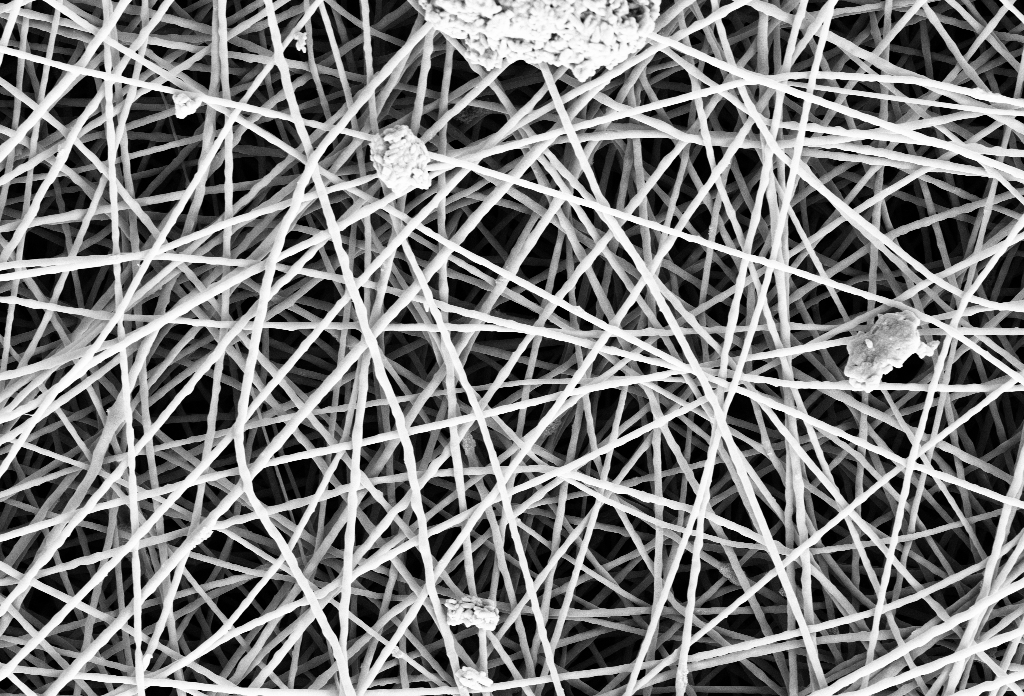
#> input picture Dataset/SEM_Data/Anomalous/images/ITIA1108.tif, 1024 x 696 px, found by its file name
$ python DataLoader.py
#> lines starting #> are read from the running program, lines starting #| are printed output that depends on the picture

import cv2
import matplotlib.pyplot as plt
import os
import numpy as np

def load_patches_from_file (file, patch_size, random, n_patches=3, stride=32, cut_size=None, preprocess_limit = 100):
    im1 = cv2.imread(file, cv2.IMREAD_GRAYSCALE)

    if (cut_size is not None):
        im1 = im1[cut_size[0]:cut_size[1], cut_size[2]:cut_size[3]]

    cropped = []
    if (random == True):
        np.random.seed(523)
        for _ in range (n_patches):
            j = np.random.randint(0, im1.shape[0] - patch_size)
            i = np.random.randint(0, im1.shape[1] - patch_size)
            if (check_preprocessing(im1[j:j+patch_size, i:i+patch_size], preprocess_limit)):
                cropped.append(im1[j:j+patch_size, i:i+patch_size])
    else:
        for j in range (int((im1.shape[0] - patch_size) / stride) + 1):
            for i in range (int((im1.shape[1] - patch_size) / stride) + 1):
                #print (i,j)
                cropped.append(im1[(j*stride):(j*stride)+patch_size, (i*stride):(i*stride)+patch_size])

    return cropped, im1


def load_patches_from_file_fixed (file, patch_size, positions):
#> called with patch_size = 64, positions = ((11, 468), (131, 365), (328, 848))
    im1 = cv2.imread(file, cv2.IMREAD_GRAYSCALE)
#> im1 is the input picture: shape (696, 1024); min 0, max 254, mean 127.7
    patches = []
    for pos in positions:
        patches.append (im1[pos[0]:pos[0]+patch_size, pos[1]:pos[1]+patch_size])
#> after the loop, patches = 3 items
    return patches


def load_patches (folder, patch_size, random=True, n_patches=3, stride=32, cut_size=None, preprocess_limit = 100):
    patches = []
    for file in os.listdir(folder):
        if file.endswith(".bmp") or file.endswith(".tif"):
            ret, img = load_patches_from_file(os.path.join(folder, file), patch_size, random, n_patches, stride, cut_size, preprocess_limit)
            for r in ret:
                patches.append(r)
    return patches

def load_gt_from_file (file, cut_size=None):
    im1 = cv2.imread(file, cv2.IMREAD_GRAYSCALE)
    if (cut_size is not None):
        im1 = im1[cut_size[0]:cut_size[1], cut_size[2]:cut_size[3]]
    return im1/255

def show_patches (patches):
    for img in patches:
        plt.imshow(img)
        plt.show()

def check_preprocessing (patch, preprocess_limit=100):
    return True if np.median(patch) > preprocess_limit else False
    #return True if np.median(patch) > 80 else False


if __name__ == "__main__":
    valid_patches = load_patches_from_file_fixed('Dataset\\SEM_Data\\Anomalous\\images\\ITIA1108.tif', patch_size=64,
        positions = ((11,468),(131,365),(328,848)))
#> valid_patches = 3 items

    show_patches(valid_patches)
#> the loop in show_patches, `for img in patches:` made 3 passes
#> pass 1, in show_patches, `plt.show()`:
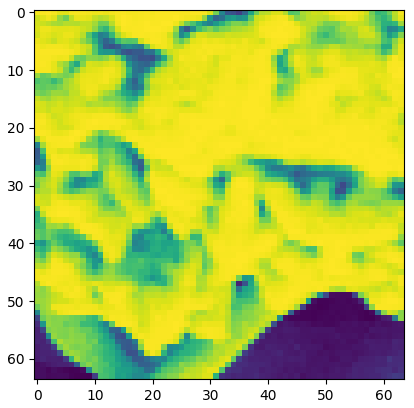
#> figure drawn by matplotlib, 1 panel
#> pass 2, in show_patches, `plt.show()`:
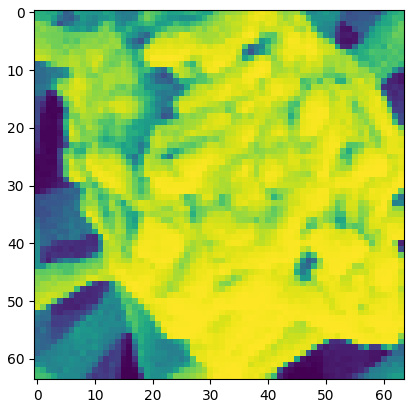
#> figure drawn by matplotlib, 1 panel

$ run again, with Dataset/SEM_Data/Anomalous/images/ITIA1101.tif copied over Dataset/SEM_Data/Anomalous/images/ITIA1108.tif
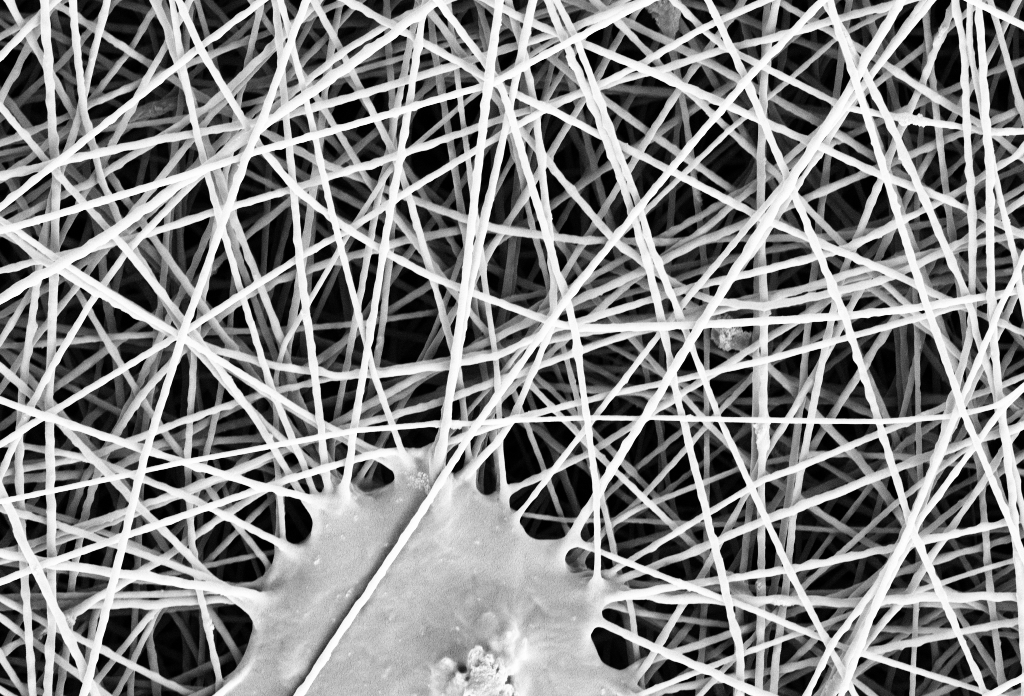
#> input picture Dataset/SEM_Data/Anomalous/images/ITIA1101.tif, 1024 x 696 px, found by its file name
#> in load_patches_from_file_fixed, im1 is the input picture: shape (696, 1024); min 0, max 254, mean 135.5
#> after the loop in load_patches_from_file_fixed, `for pos in positions:`: patches = 3 items
#> the loop in show_patches, `for img in patches:` made 3 passes
#> pass 1, in show_patches, `plt.show()`:
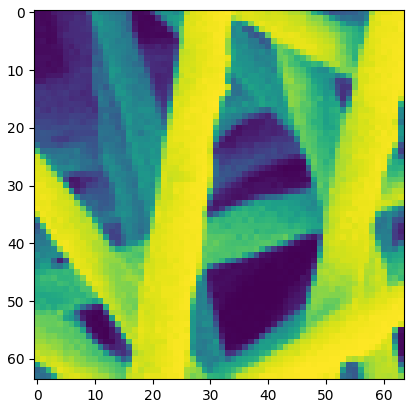
#> figure drawn by matplotlib, 1 panel
#> pass 2, in show_patches, `plt.show()`:
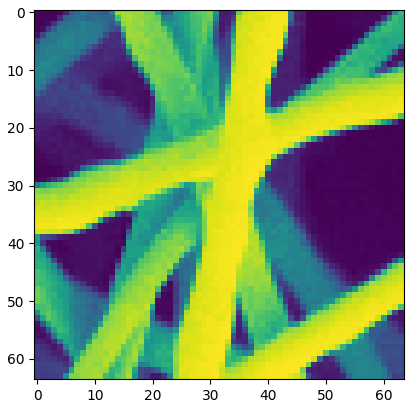
#> figure drawn by matplotlib, 1 panel

$ run again, with Dataset/SEM_Data/Anomalous/images/ITIA1102.tif copied over Dataset/SEM_Data/Anomalous/images/ITIA1108.tif
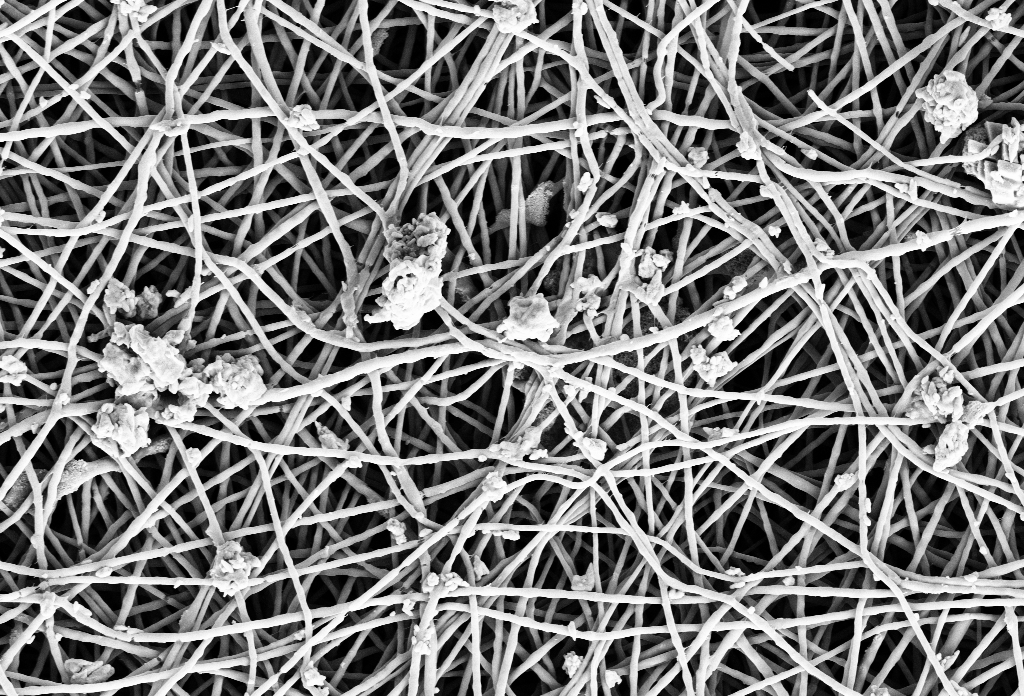
#> input picture Dataset/SEM_Data/Anomalous/images/ITIA1102.tif, 1024 x 696 px, found by its file name
#> in load_patches_from_file_fixed, im1 is the input picture: shape (696, 1024); min 0, max 254, mean 125.9
#> after the loop in load_patches_from_file_fixed, `for pos in positions:`: patches = 3 items
#> the loop in show_patches, `for img in patches:` made 3 passes
#> pass 1, in show_patches, `plt.show()`:
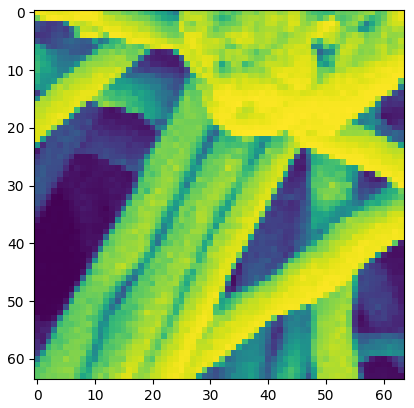
#> figure drawn by matplotlib, 1 panel
#> pass 2, in show_patches, `plt.show()`:
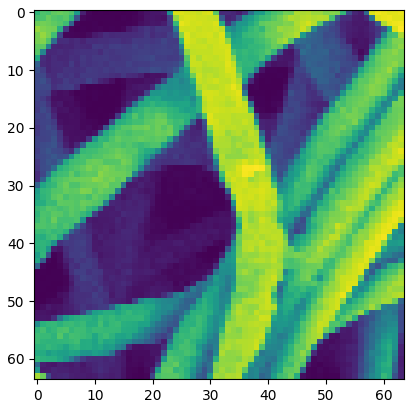
#> figure drawn by matplotlib, 1 panel

$ run again, with Dataset/SEM_Data/Anomalous/images/ITIA1103.tif copied over Dataset/SEM_Data/Anomalous/images/ITIA1108.tif
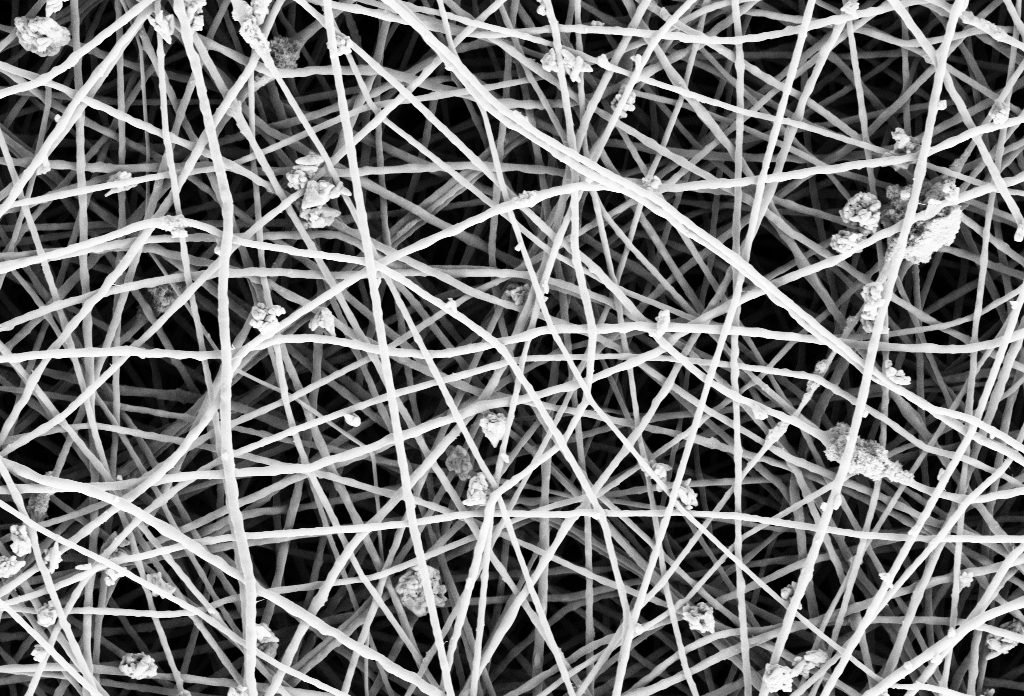
#> input picture Dataset/SEM_Data/Anomalous/images/ITIA1103.tif, 1024 x 696 px, found by its file name
#> in load_patches_from_file_fixed, im1 is the input picture: shape (696, 1024); min 0, max 254, mean 120.7
#> after the loop in load_patches_from_file_fixed, `for pos in positions:`: patches = 3 items
#> the loop in show_patches, `for img in patches:` made 3 passes
#> pass 1, in show_patches, `plt.show()`:
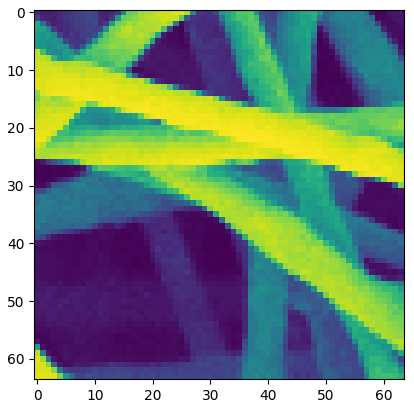
#> figure drawn by matplotlib, 1 panel
#> pass 2, in show_patches, `plt.show()`:
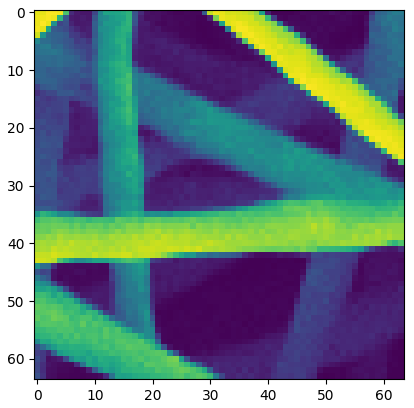
#> figure drawn by matplotlib, 1 panel
